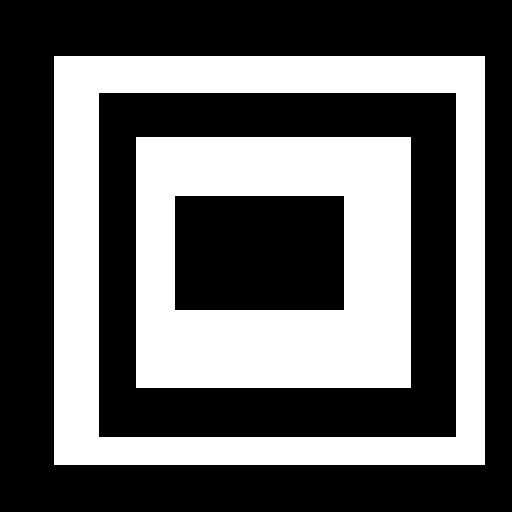
#> input picture opencv/res/contour5.png, 512 x 512 px
$ python contours3.py
#> lines starting #> are read from the running program, lines starting #| are printed output that depends on the picture; after the words box and inside, x2 and y2 are one past the last pixel; in counts of white or black regions, pixels touching at a corner belong together
import numpy as np
import cv2 as cv
im = cv.imread('../../res/contour5.png')
#> im is the input picture: shape (512, 512, 3); 39.4% white; 2 white regions, box (x1, y1, x2, y2) and area: (54, 56, 485, 465) 53471, (136, 137, 411, 388) 49759

if (type(im) is np.ndarray) == False : print('file read error');exit()

imgray = cv.cvtColor(im, cv.COLOR_BGR2GRAY)
#> imgray: shape (512, 512); 39.4% white; 2 white regions
ret, thresh = cv.threshold(imgray, 200, 255, 0)
contours, hierarchy = cv.findContours(thresh, cv.RETR_TREE, cv.CHAIN_APPROX_SIMPLE)
#> contours = 4 contours; box (x1, y1, x2, y2) and area: (54, 56, 485, 465) 175440, (98, 92, 457, 438) 123508, (136, 137, 411, 388) 68500, (174, 195, 345, 311) 19548

cv.drawContours(im,contours,-1,(0,0,255),thickness=3)
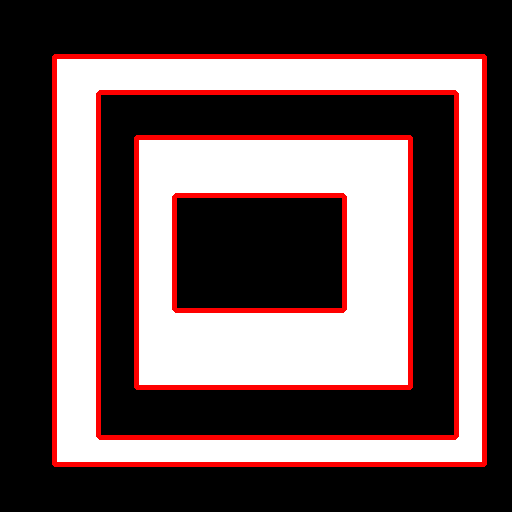
#> im: shape (512, 512, 3); 8.94% of pixels changed, all inside (x1, y1, x2, y2) = (52, 54, 487, 467)


cnt1 = contours[0]
#> cnt1 = [[54, 56], [54, 464], [484, 464], [484, 56]]
_hr1 = hierarchy[0,0]

print("next ",_hr1[0])
#| next  -1
print("prev ",_hr1[1])
#| prev  -1
print("first child ",_hr1[2])
#| first child  1
print("parent ",_hr1[3])
#| parent  -1

print(len(contours))
#| 4

cv.imshow('contours',im)
cv.waitKey(0)
cv.destroyAllWindows()

$ run again, with opencv/res/contour1.png copied over opencv/res/contour5.png
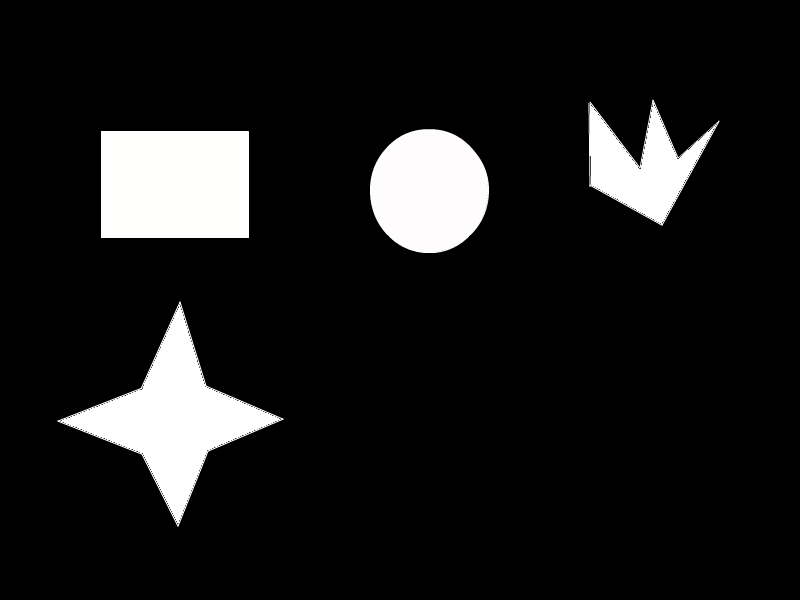
#> input picture opencv/res/contour1.png, 800 x 600 px
#> im is the input picture: shape (600, 800, 3); mean B, G, R 26.3, 26.3, 26.4
#> `ret, thresh = cv.threshold(imgray, 200, 255, 0)`:
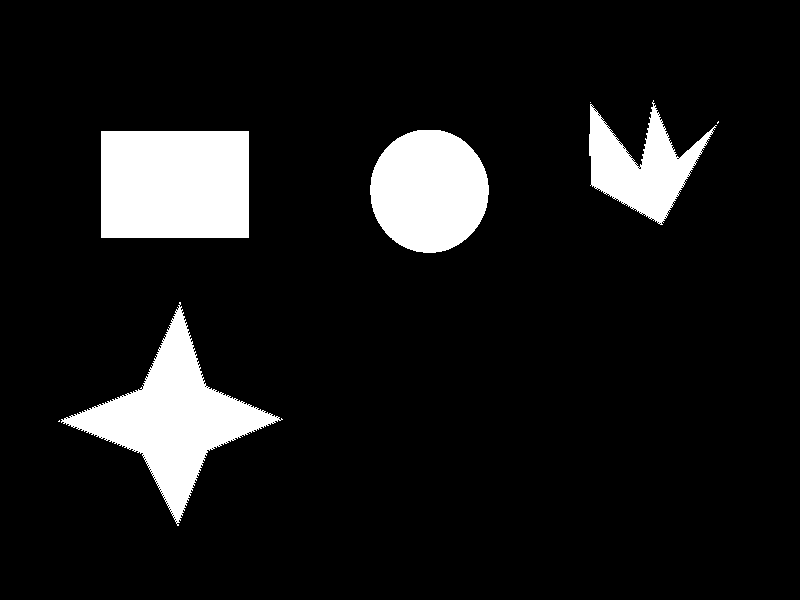
#> thresh: shape (600, 800); 10.2% white; 7 white regions (3 under 20 px)
#> contours = 151 contours, 147 with area under 20; largest, box (x1, y1, x2, y2) and area: (101, 131, 249, 238) 15582, (61, 302, 283, 526) 14128, (370, 130, 489, 253) 11334, (589, 100, 717, 225) 6798
#> `cv.drawContours(im,contours,-1,(0,0,255),thickness=3)`:
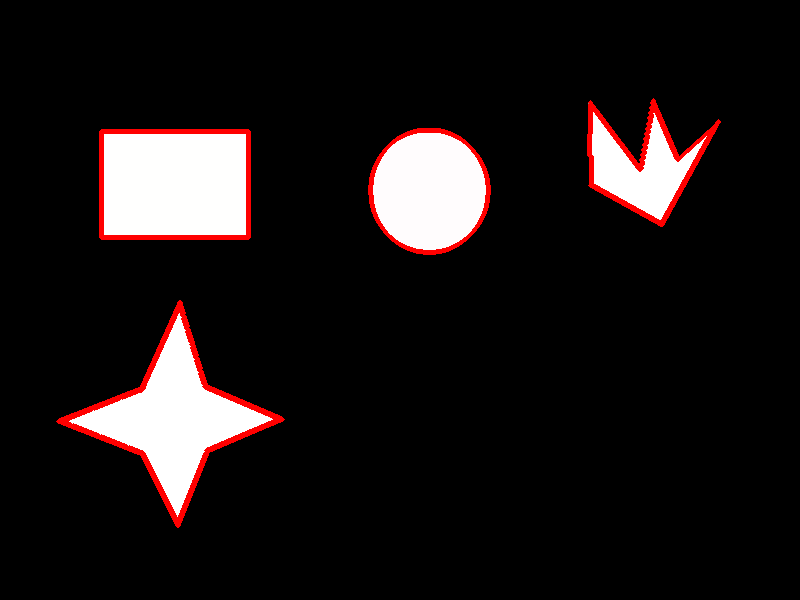
#> im: shape (600, 800, 3); 2.27% of pixels changed, all inside (x1, y1, x2, y2) = (56, 98, 721, 528)
#> cnt1 = [[59, 420], [58, 421], [59, 421]]
#| next  1
#| prev  -1
#| first child  -1
#| parent  -1
#| 151

$ run again, with opencv/res/contour2.png copied over opencv/res/contour5.png
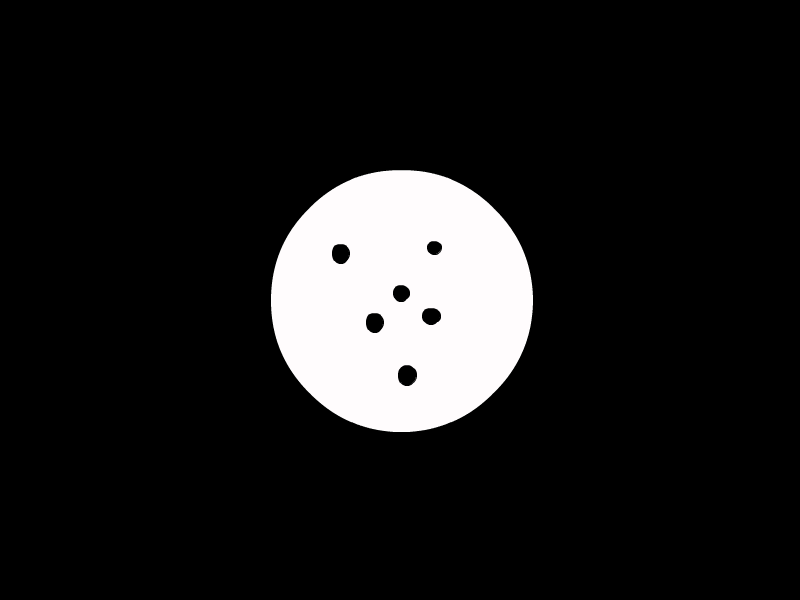
#> input picture opencv/res/contour2.png, 800 x 600 px
#> im is the input picture: shape (600, 800, 3); mean B, G, R 27.6, 27.5, 27.8
#> thresh: shape (600, 800); 10.9% white; 1 white region
#> contours = 7 contours; box (x1, y1, x2, y2) and area: (271, 171, 533, 432) 53348, (397, 364, 418, 387) 356, (365, 312, 385, 334) 328, (331, 243, 351, 265) 328, (421, 307, 442, 326) 292, (392, 284, 411, 303) 264, (426, 240, 443, 256) 196
#> `cv.drawContours(im,contours,-1,(0,0,255),thickness=3)`:
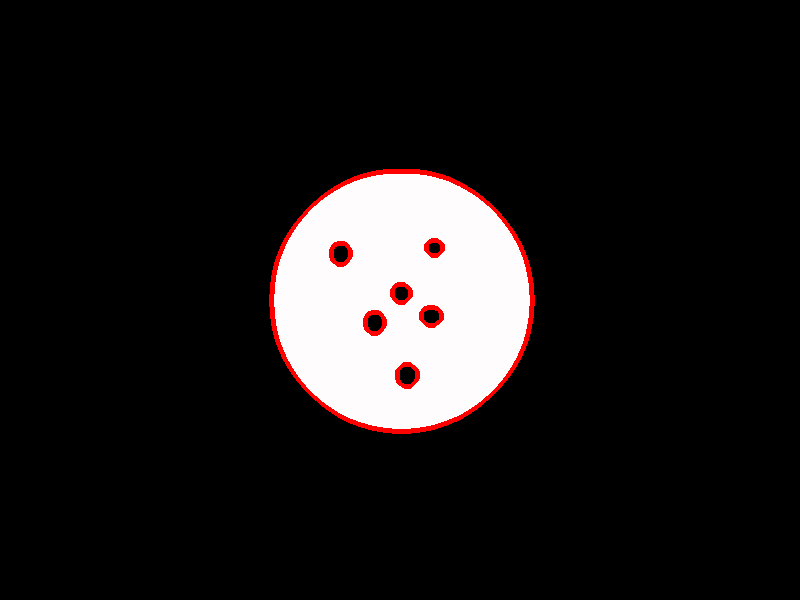
#> im: shape (600, 800, 3); 1.11% of pixels changed, all inside (x1, y1, x2, y2) = (269, 169, 535, 434)
#> cnt1 = contour of 356 points, box (x1, y1, x2, y2) (271, 171, 533, 432), area 53348
#| next  -1
#| prev  -1
#| first child  1
#| parent  -1
#| 7

$ run again, with opencv/res/contour3.png copied over opencv/res/contour5.png
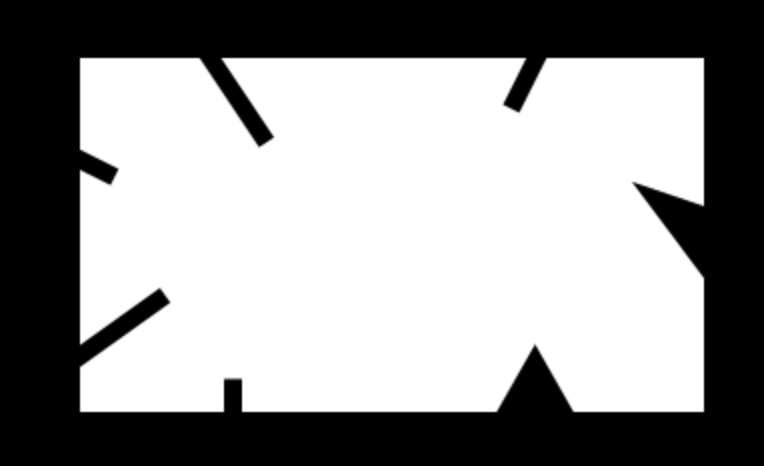
#> input picture opencv/res/contour3.png, 764 x 466 px
#> im is the input picture: shape (466, 764, 3); min 0, max 255, mean 150.2
#> `ret, thresh = cv.threshold(imgray, 200, 255, 0)`:
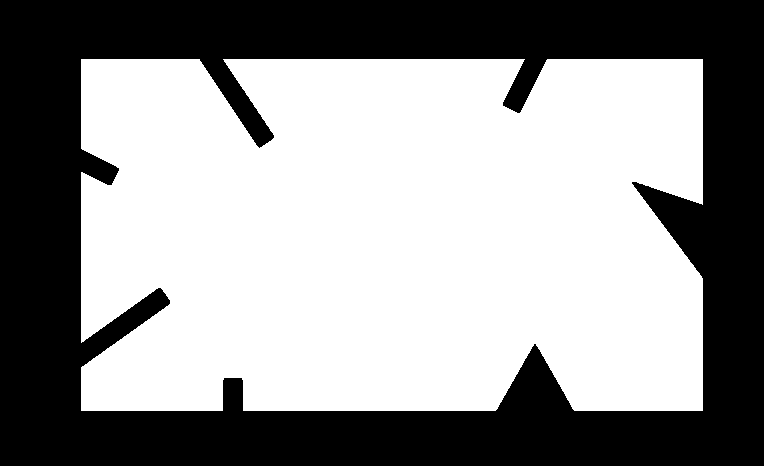
#> thresh: shape (466, 764); 58.2% white; 1 black region
#> contours = 1 contour; box (x1, y1, x2, y2) and area: (81, 59, 703, 411) 205754
#> `cv.drawContours(im,contours,-1,(0,0,255),thickness=3)`:
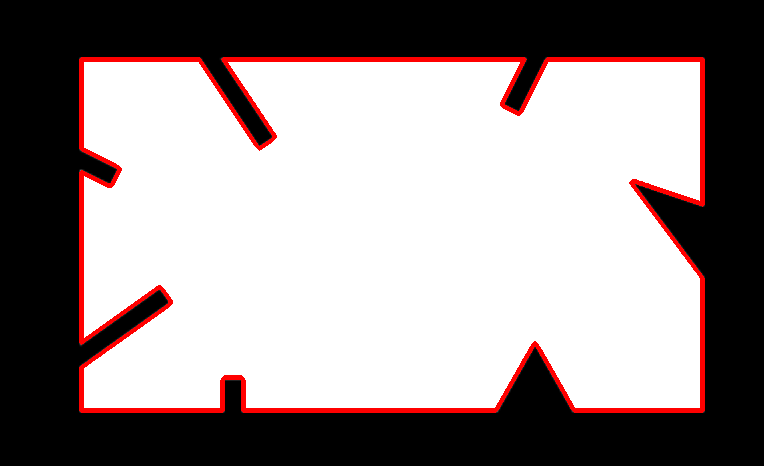
#> im: shape (466, 764, 3); 3.67% of pixels changed, all inside (x1, y1, x2, y2) = (79, 57, 705, 413)
#> cnt1 = contour of 649 points, box (x1, y1, x2, y2) (81, 59, 703, 411), area 205754
#| next  -1
#| prev  -1
#| first child  -1
#| parent  -1
#| 1
